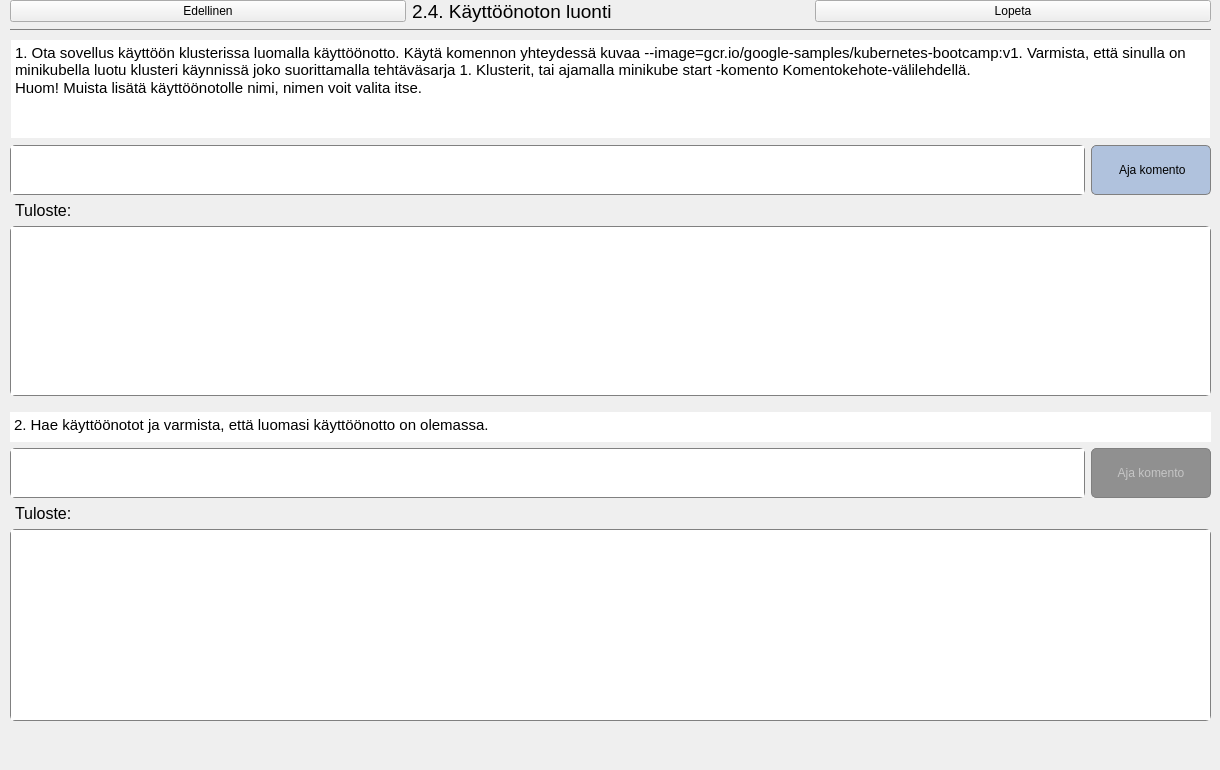
            <widget class="QWidget" name="twoFour">
             <widget class="QWidget" name="layoutWidget_9">
              <property name="geometry">
               <rect>
                <x>10</x>
                <y>0</y>
                <width>1201</width>
                <height>761</height>
               </rect>
              </property>
              <layout class="QVBoxLayout" name="verticalLayout_21" stretch="0,6,1,0,3,0,0,0,0,0">
               <item>
                <layout class="QHBoxLayout" name="horizontalLayout_31">
                 <item>
                  <widget class="QPushButton" name="prevTwoFour">
                   <property name="text">
                    <string>Edellinen</string>
                   </property>
                  </widget>
                 </item>
                 <item>
                  <widget class="QLabel" name="label_29">
                   <property name="text">
                    <string>&lt;html&gt;&lt;head/&gt;&lt;body&gt;&lt;p&gt;&lt;span style=&quot; font-size:14pt;&quot;&gt;2.4. Käyttöönoton luonti&lt;/span&gt;&lt;/p&gt;&lt;/body&gt;&lt;/html&gt;</string>
                   </property>
                  </widget>
                 </item>
                 <item>
                  <widget class="QPushButton" name="nextTwoFour">
                   <property name="text">
                    <string>Lopeta</string>
                   </property>
                  </widget>
                 </item>
                </layout>
               </item>
               <item>
                <widget class="QTextBrowser" name="infoBrowser_9">
                 <property name="minimumSize">
                  <size>
                   <width>0</width>
                   <height>0</height>
                  </size>
                 </property>
                 <property name="maximumSize">
                  <size>
                   <width>16777215</width>
                   <height>110</height>
                  </size>
                 </property>
                 <property name="styleSheet">
                  <string notr="true">border-top: 1px solid gray;
padding-top:10px;</string>
                 </property>
                 <property name="html">
                  <string>&lt;!DOCTYPE HTML PUBLIC &quot;-//W3C//DTD HTML 4.0//EN&quot; &quot;http://www.w3.org/TR/REC-html40/strict.dtd&quot;&gt;
&lt;html&gt;&lt;head&gt;&lt;meta name=&quot;qrichtext&quot; content=&quot;1&quot; /&gt;&lt;meta charset=&quot;utf-8&quot; /&gt;&lt;style type=&quot;text/css&quot;&gt;
p, li { white-space: pre-wrap; }
hr { height: 1px; border-width: 0; }
li.unchecked::marker { content: &quot;\2610&quot;; }
li.checked::marker { content: &quot;\2612&quot;; }
&lt;/style&gt;&lt;/head&gt;&lt;body style=&quot; font-family:'Consolas'; font-size:11pt; font-weight:400; font-style:normal;&quot;&gt;
&lt;p style=&quot; margin-top:0px; margin-bottom:0px; margin-left:0px; margin-right:0px; -qt-block-indent:0; text-indent:0px;&quot;&gt;&lt;span style=&quot; font-family:'Candara';&quot;&gt;1. Ota sovellus käyttöön klusterissa luomalla käyttöönotto. Käytä komennon yhteydessä kuvaa --image=gcr.io/google-samples/kubernetes-bootcamp:v1. Varmista, että sinulla on minikubella luotu klusteri käynnissä joko suorittamalla tehtäväsarja 1. Klusterit, tai ajamalla minikube start -komento Komentokehote-välilehdellä.&lt;/span&gt;&lt;/p&gt;
&lt;p style=&quot; margin-top:0px; margin-bottom:0px; margin-left:0px; margin-right:0px; -qt-block-indent:0; text-indent:0px;&quot;&gt;&lt;span style=&quot; font-family:'Candara';&quot;&gt;Huom! Muista lisätä käyttöönotolle nimi, nimen voit valita itse.&lt;/span&gt;&lt;/p&gt;&lt;/body&gt;&lt;/html&gt;</string>
                 </property>
                </widget>
               </item>
               <item>
                <layout class="QHBoxLayout" name="horizontalLayout_32">
                 <item>
                  <widget class="QTextEdit" name="twoFourInput_1">
                   <property name="maximumSize">
                    <size>
                     <width>16777215</width>
                     <height>50</height>
                    </size>
                   </property>
                   <property name="baseSize">
                    <size>
                     <width>0</width>
                     <height>4</height>
                    </size>
                   </property>
                   <property name="autoFillBackground">
                    <bool>false</bool>
                   </property>
                   <property name="styleSheet">
                    <string notr="true">border: 1px solid gray;
border-radius: 5px;</string>
                   </property>
                  </widget>
                 </item>
                 <item>
                  <widget class="QPushButton" name="twoFourButton_1">
                   <property name="sizePolicy">
                    <sizepolicy hsizetype="Minimum" vsizetype="Preferred">
                     <horstretch>0</horstretch>
                     <verstretch>0</verstretch>
                    </sizepolicy>
                   </property>
                   <property name="minimumSize">
                    <size>
                     <width>120</width>
                     <height>0</height>
                    </size>
                   </property>
                   <property name="maximumSize">
                    <size>
                     <width>16777215</width>
                     <height>50</height>
                    </size>
                   </property>
                   <property name="styleSheet">
                    <string notr="true">border: 1px solid gray;
padding-right: 5px;
padding-left: 5px;
border-radius: 5px;
background-color: rgb(176, 194, 221);
color: rgb(0, 0, 0);</string>
                   </property>
                   <property name="text">
                    <string> Aja komento</string>
                   </property>
                  </widget>
                 </item>
                </layout>
               </item>
               <item>
                <widget class="QLabel" name="label_30">
                 <property name="styleSheet">
                  <string notr="true">padding-left: 2px;</string>
                 </property>
                 <property name="text">
                  <string>&lt;html&gt;&lt;head/&gt;&lt;body&gt;&lt;p&gt;&lt;span style=&quot; font-size:12pt;&quot;&gt;Tuloste:&lt;/span&gt;&lt;/p&gt;&lt;/body&gt;&lt;/html&gt;</string>
                 </property>
                </widget>
               </item>
               <item>
                <widget class="QTextBrowser" name="twoFourResult_1">
                 <property name="styleSheet">
                  <string notr="true">border: 1px solid gray;
border-radius: 5px;</string>
                 </property>
                 <property name="html">
                  <string>&lt;!DOCTYPE HTML PUBLIC &quot;-//W3C//DTD HTML 4.0//EN&quot; &quot;http://www.w3.org/TR/REC-html40/strict.dtd&quot;&gt;
&lt;html&gt;&lt;head&gt;&lt;meta name=&quot;qrichtext&quot; content=&quot;1&quot; /&gt;&lt;meta charset=&quot;utf-8&quot; /&gt;&lt;style type=&quot;text/css&quot;&gt;
p, li { white-space: pre-wrap; }
hr { height: 1px; border-width: 0; }
li.unchecked::marker { content: &quot;\2610&quot;; }
li.checked::marker { content: &quot;\2612&quot;; }
&lt;/style&gt;&lt;/head&gt;&lt;body style=&quot; font-family:'Consolas'; font-size:11pt; font-weight:400; font-style:normal;&quot;&gt;
&lt;p style=&quot;-qt-paragraph-type:empty; margin-top:0px; margin-bottom:0px; margin-left:0px; margin-right:0px; -qt-block-indent:0; text-indent:0px; font-family:'Segoe UI Symbol';&quot;&gt;&lt;br /&gt;&lt;/p&gt;&lt;/body&gt;&lt;/html&gt;</string>
                 </property>
                </widget>
               </item>
               <item>
                <widget class="QTextBrowser" name="textBrowser_23">
                 <property name="maximumSize">
                  <size>
                   <width>16777215</width>
                   <height>40</height>
                  </size>
                 </property>
                 <property name="styleSheet">
                  <string notr="true">border: none;
margin-top:10px;</string>
                 </property>
                 <property name="html">
                  <string>&lt;!DOCTYPE HTML PUBLIC &quot;-//W3C//DTD HTML 4.0//EN&quot; &quot;http://www.w3.org/TR/REC-html40/strict.dtd&quot;&gt;
&lt;html&gt;&lt;head&gt;&lt;meta name=&quot;qrichtext&quot; content=&quot;1&quot; /&gt;&lt;meta charset=&quot;utf-8&quot; /&gt;&lt;style type=&quot;text/css&quot;&gt;
p, li { white-space: pre-wrap; }
hr { height: 1px; border-width: 0; }
li.unchecked::marker { content: &quot;\2610&quot;; }
li.checked::marker { content: &quot;\2612&quot;; }
&lt;/style&gt;&lt;/head&gt;&lt;body style=&quot; font-family:'Consolas'; font-size:11pt; font-weight:400; font-style:normal;&quot;&gt;
&lt;p style=&quot; margin-top:0px; margin-bottom:0px; margin-left:0px; margin-right:0px; -qt-block-indent:0; text-indent:0px;&quot;&gt;&lt;span style=&quot; font-family:'Candara';&quot;&gt;2. Hae käyttöönotot ja varmista, että luomasi käyttöönotto on olemassa.&lt;/span&gt;&lt;/p&gt;&lt;/body&gt;&lt;/html&gt;</string>
                 </property>
                </widget>
               </item>
               <item>
                <layout class="QHBoxLayout" name="horizontalLayout_33">
                 <item>
                  <widget class="QTextEdit" name="twoFourInput_2">
                   <property name="maximumSize">
                    <size>
                     <width>16777215</width>
                     <height>50</height>
                    </size>
                   </property>
                   <property name="styleSheet">
                    <string notr="true">border: 1px solid gray;
border-radius: 5px;</string>
                   </property>
                  </widget>
                 </item>
                 <item>
                  <widget class="QPushButton" name="twoFourButton_2">
                   <property name="minimumSize">
                    <size>
                     <width>120</width>
                     <height>0</height>
                    </size>
                   </property>
                   <property name="maximumSize">
                    <size>
                     <width>16777215</width>
                     <height>50</height>
                    </size>
                   </property>
                   <property name="styleSheet">
                    <string notr="true">border: 1px solid gray;
padding-right: 5px;
padding-left: 5px;
border-radius: 5px;
color: rgb(197, 197, 197);
background-color: rgb(144, 144, 144);</string>
                   </property>
                   <property name="text">
                    <string>Aja komento</string>
                   </property>
                  </widget>
                 </item>
                </layout>
               </item>
               <item>
                <widget class="QLabel" name="label_31">
                 <property name="styleSheet">
                  <string notr="true">padding-left: 2px;</string>
                 </property>
                 <property name="text">
                  <string>&lt;html&gt;&lt;head/&gt;&lt;body&gt;&lt;p&gt;&lt;span style=&quot; font-size:12pt;&quot;&gt;Tuloste:&lt;/span&gt;&lt;/p&gt;&lt;/body&gt;&lt;/html&gt;</string>
                 </property>
                </widget>
               </item>
               <item>
                <widget class="QTextBrowser" name="twoFourResult_2">
                 <property name="styleSheet">
                  <string notr="true">border: 1px solid gray;
border-radius: 5px;</string>
                 </property>
                </widget>
               </item>
               <item>
                <spacer name="verticalSpacer_6">
                 <property name="orientation">
                  <enum>Qt::Vertical</enum>
                 </property>
                 <property name="sizeHint" stdset="0">
                  <size>
                   <width>20</width>
                   <height>40</height>
                  </size>
                 </property>
                </spacer>
               </item>
              </layout>
             </widget>
            </widget>
